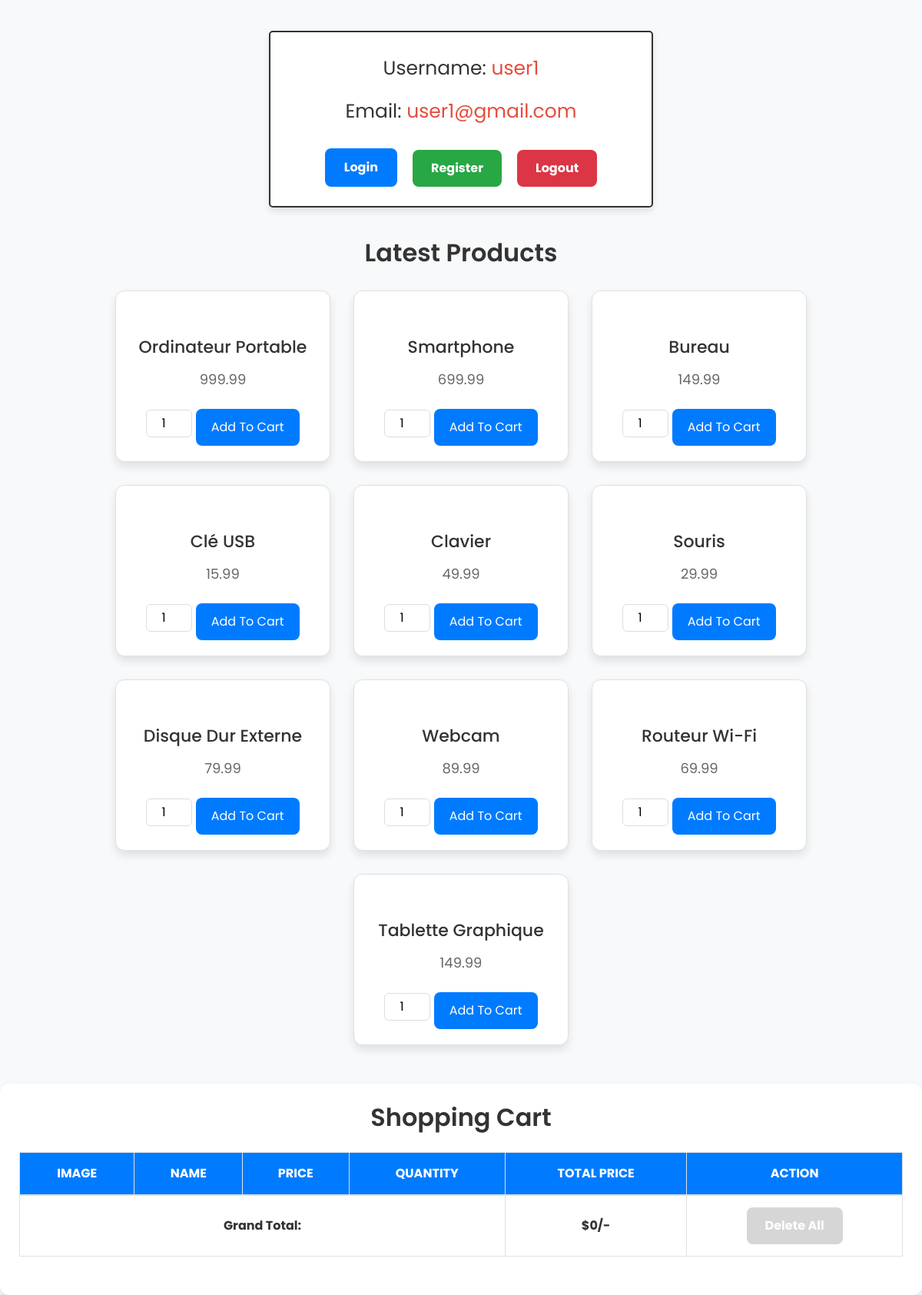
/index.php (signed in), run on the app's committed database.
### tables this page shows
CREATE TABLE `produits` (
  `id` int(11) NOT NULL,
  `name` varchar(255) NOT NULL,
  `price` decimal(10,2) NOT NULL,
  `image` varchar(255) NOT NULL
);

### index.php (the view, shortened to what this page needs)
<?php
include 'conn.php';
$user_name = $_SESSION['user_name'];
$user_email = $_SESSION['user_email'];
?>
<!DOCTYPE html>
<html lang="en">
<head>
    <link rel="stylesheet" href="css/bootstrap.min.css">
    <link rel="stylesheet" href="styles.css">
</head>
<body>
    <div class="container">
        <div class="user-profile">
            <p>Username: <span><?php echo htmlspecialchars($user_name); ?></span></p>
            <p>Email: <span><?php echo htmlspecialchars($user_email); ?></span></p>
            <div class="flex">
                <a href="login.php" class="btn">Login</a>
                <a href="register.php" class="option-btn">Register</a>
                <a href="?logout=true" onclick="return confirm('Are you sure you want to logout?');" class="delete-btn">Logout</a>
            </div>
        </div>
    </div>
    <div class="produits">
        <h1 class="heading">Latest Products</h1>
        <div class="box-container">
            <?php
            $REQ = "SELECT * FROM produits";
            $RES = $conn->query($REQ);
            $tab = $RES->fetchAll(PDO::FETCH_ASSOC);
            foreach ($tab as $ligne) {
            ?>
            <form method="post" class="box" action="">
                <div class="name"><?php echo htmlspecialchars($ligne['name']); ?></div>
                <div class="prix"><?php echo htmlspecialchars($ligne['price']); ?></div>
                <input type="number" min="1" name="product_quantity" value="1">
                <input type="submit" value="Add to Cart" class="btn">
            </form>
            <?php } ?>
        </div>
    </div>
    <div class="shopping-cart">
        <h1 class="heading">Shopping Cart</h1>
        <table>
            <thead>
                <tr>
                    <th>Image</th>
                    <th>Name</th>
                    <th>Price</th>
                    <th>Quantity</th>
                    <th>Total Price</th>
                    <th>Action</th>
                </tr>
            </thead>
            <tbody>
                <?php
                $grand_total = 0;
                ?>
                <tr class="table-bottom">
                    <td colspan="4">Grand Total:</td>
                    <td>$<?php echo $grand_total; ?>/-</td>
                    <td><a href="index.php?delete_all" onclick="return confirm('Delete all from cart?');" class="delete-btn <?php echo ($grand_total > 0) ? '' : 'disabled'; ?>">Delete All</a></td>
                </tr>
            </tbody>
        </table>
    </div>
</body>
</html>

### styles.css (style rules this page uses)
:root { --blue:#3498db; --red:#e74c3c; --orange:#f39c12; --black:#333; --white:#fff; --light-bg:#eee; --box-shadow:0 5px 10px rgba(0,0,0,.1); --border:2px solid var(--black); }
* { font-family: 'Poppins', sans-serif; margin:0; padding: 0; box-sizing: border-box; outline: none; border: none; text-decoration: none; }
.btn, .delete-btn, .option-btn { display: inline-block; padding:10px 30px ; cursor: pointer; font-size: 18px; color: var(--white); border-radius: 5px; text-transform:capitalize ; }
.btn { background-color:var(--blue) ; margin-top: 10px; }
.delete-btn { background-color: var(--red); }
.option-btn { background-color: var(--orange); }
.container { padding: 0 20px; margin: 0 auto; max-width: 1200px; padding-bottom: 70px; }
.container .user-profile { padding: 20px; text-align: center; border: var(--border); background-color: var(--white); box-shadow: var(--box-shadow); border-radius: 5px; margin: 20px auto; max-width: 500px; }
.container .user-profile p { margin-bottom: 10px; font-size: 25px; color: var(--black); }
.container .user-profile p span { color: var(--red); }
.container .user-profile .flex { display: flex; justify-content: center; flex-wrap: wrap; gap: 10px; align-items: flex-end; }
body { font-family: 'Roboto', sans-serif; margin: 0; padding: 0; background-color: #f8f9fa; }
.container { width: 90%; max-width: 1200px; margin: 0 auto; padding: 20px; }
.user-profile { background: #ffffff; padding: 25px; border-radius: 12px; box-shadow: 0 6px 12px rgba(0, 0, 0, 0.1); margin-bottom: 30px; display: flex; flex-direction: column; align-items: center; text-align: center; }
.user-profile p { margin: 8px 0; font-size: 18px; color: #333; }
.user-profile .flex { margin-top: 15px; }
.user-profile .btn, .user-profile .option-btn, .user-profile .delete-btn { text-decoration: none; display: inline-block; padding: 12px 24px; margin: 5px; border-radius: 8px; color: #ffffff; font-size: 16px; font-weight: bold; transition: background-color 0.3s, transform 0.2s; }
.user-profile .btn { background-color: #007bff; }
.user-profile .option-btn { background-color: #28a745; }
.user-profile .delete-btn { background-color: #dc3545; }
.produits { margin-bottom: 50px; }
.produits .heading { text-align: center; margin-bottom: 30px; font-size: 32px; color: #333; font-weight: 600; }
.box-container { display: flex; flex-wrap: wrap; justify-content: center; gap: 30px; }
.box { background: #ffffff; border: 1px solid #e0e0e0; border-radius: 12px; box-shadow: 0 6px 12px rgba(0, 0, 0, 0.1); padding: 20px; text-align: center; width: 280px; transition: transform 0.3s, box-shadow 0.3s; }
.box .name { font-size: 22px; margin: 12px 0; color: #333; font-weight: 500; }
.box .prix { font-size: 18px; color: #666; margin-bottom: 15px; }
.box input[type="number"] { width: 60px; text-align: center; margin: 10px 0; border: 1px solid #ddd; border-radius: 6px; padding: 5px; }
.box input[type="submit"] { background-color: #007bff; border: none; color: #ffffff; padding: 12px 20px; border-radius: 8px; cursor: pointer; font-size: 16px; transition: background-color 0.3s, transform 0.2s; }
.shopping-cart { background: #ffffff; padding: 25px; border-radius: 12px; box-shadow: 0 6px 12px rgba(0, 0, 0, 0.1); margin-top: 30px; }
.shopping-cart h1 { margin-bottom: 25px; font-size: 32px; color: #333; text-align: center; font-weight: 600; }
table { width: 100%; border-collapse: collapse; margin-bottom: 25px; font-size: 16px; color: #333; }
table th, table td { padding: 15px; text-align: center; border: 1px solid #e0e0e0; background-color: #ffffff; }
table th { background-color: #007bff; color: #ffffff; font-weight: bold; text-transform: uppercase; }
.table-bottom { font-weight: bold; }
.table-bottom td { border-top: 2px solid #e0e0e0; padding: 15px; }
.table-bottom .delete-btn { display: inline-block; background-color: #dc3545; padding: 12px 24px; border-radius: 8px; color: #ffffff; text-decoration: none; font-size: 16px; transition: background-color 0.3s, transform 0.2s; }
.table-bottom .delete-btn.disabled { background-color: #d6d6d6; cursor: not-allowed; }

### data on the page
produits: name "Ordinateur Portable", price "999.99"
produits: name "Smartphone", price "699.99"
produits: name "Bureau", price "149.99"
produits: name "Clé USB", price "15.99"
produits: name "Clavier", price "49.99"
produits: name "Souris", price "29.99"
produits: name "Disque Dur Externe", price "79.99"
produits: name "Webcam", price "89.99"
produits: name "Routeur Wi-Fi", price "69.99"
produits: name "Tablette Graphique", price "149.99"

### other printed values
$user_name "user1"
$user_email "user1@gmail.com"
$grand_total "0"
